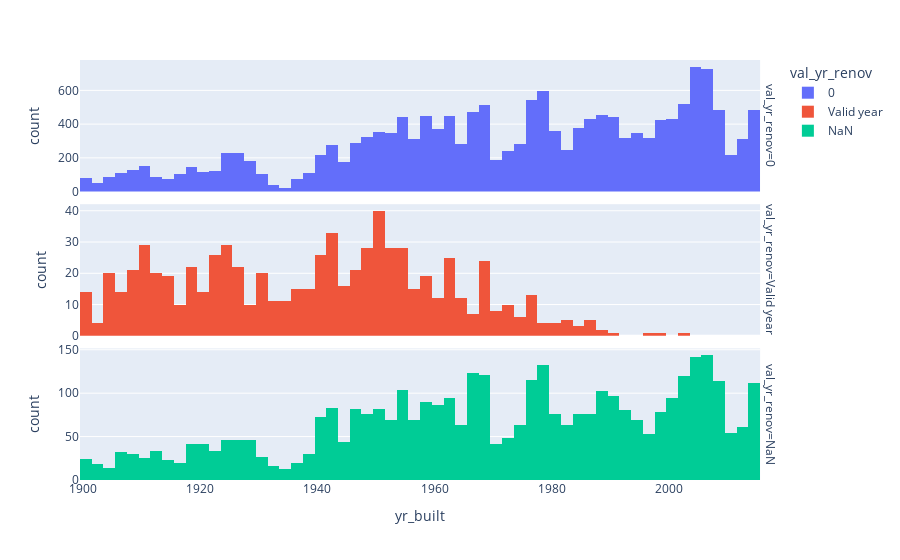

This figure's notebook cell:
### Markdown cell above
##### Clean yr_renovated

### Code cell
### Function to differentiate btween 0, NaN and valid year values
df_hs.yr_renovated.sort_values().unique()
def group_year(x): 
    if pd.isna(x):
        return "NaN"
    elif x == 0:
        return "0"
    else:
        return "Valid year"

### Copy the dataframe
df_hs_2 = df_hs

### Create a column which defines wether yr_renovated has a NaN value, a 0 value or a valid year
df_hs_2["val_yr_renov"] = df_hs.yr_renovated.apply(group_year)

### Plot a histogram for each of the class to determine, wether 0 and NaN depend on the year the house was built
fig = px.histogram(df_hs_2, x = "yr_built", 
                    facet_row = "val_yr_renov",
                    color = "val_yr_renov")
fig.update_yaxes(matches=None)
fig.show()

del df_hs_2
del group_year

### Assign a NaN to yr_renovated where it is 0
df_hs.yr_renovated = df_hs.yr_renovated.replace(0, np.nan, inplace = False)

### As String - creates 'nan' instead of nan
df_hs.yr_renovated = df_hs.yr_renovated.astype("str").str.replace(".0", "", regex = False)

### cast 'nan' back to nan
df_hs.yr_renovated = df_hs.yr_renovated.replace("nan", np.nan)

### cast back to float. Int does not include the NaN
df_hs.yr_renovated = df_hs.yr_renovated.astype("float")

### Figure 1 — Plotly figure (JSON) as saved in the notebook; plotly's stock layout.template omitted (floating-point values rounded to 4 significant figures; data arrays with more than 128 entries replaced by an {"elided": "..."} marker saying what was removed)
{"data": [{"alignmentgroup": "True", "bingroup": "x", "hovertemplate": "val_yr_renov=0<br>yr_built=%{x}<br>count=%{y}<extra></extra>", "legendgroup": "0", "marker": {"color": "#636efa", "pattern": {"shape": ""}}, "name": "0", "offsetgroup": "0", "orientation": "v", "showlegend": true, "type": "histogram", "x": {"elided": "17005 int values"}, "xaxis": "x3", "yaxis": "y3"}, {"alignmentgroup": "True", "bingroup": "x", "hovertemplate": "val_yr_renov=Valid year<br>yr_built=%{x}<br>count=%{y}<extra></extra>", "legendgroup": "Valid year", "marker": {"color": "#EF553B", "pattern": {"shape": ""}}, "name": "Valid year", "offsetgroup": "Valid year", "orientation": "v", "showlegend": true, "type": "histogram", "x": {"elided": "744 int values"}, "xaxis": "x2", "yaxis": "y2"}, {"alignmentgroup": "True", "bingroup": "x", "hovertemplate": "val_yr_renov=NaN<br>yr_built=%{x}<br>count=%{y}<extra></extra>", "legendgroup": "NaN", "marker": {"color": "#00cc96", "pattern": {"shape": ""}}, "name": "NaN", "offsetgroup": "NaN", "orientation": "v", "showlegend": true, "type": "histogram", "x": {"elided": "3848 int values"}, "xaxis": "x", "yaxis": "y"}], "layout": {"annotations": [{"font": {}, "showarrow": false, "text": "val_yr_renov=NaN", "textangle": 90, "x": 0.98, "xanchor": "left", "xref": "paper", "y": 0.1567, "yanchor": "middle", "yref": "paper"}, {"font": {}, "showarrow": false, "text": "val_yr_renov=Valid year", "textangle": 90, "x": 0.98, "xanchor": "left", "xref": "paper", "y": 0.5, "yanchor": "middle", "yref": "paper"}, {"font": {}, "showarrow": false, "text": "val_yr_renov=0", "textangle": 90, "x": 0.98, "xanchor": "left", "xref": "paper", "y": 0.8433, "yanchor": "middle", "yref": "paper"}], "barmode": "relative", "legend": {"title": {"text": "val_yr_renov"}, "tracegroupgap": 0}, "margin": {"t": 60}, "xaxis": {"anchor": "y", "domain": [0, 0.98], "title": {"text": "yr_built"}}, "xaxis2": {"anchor": "y2", "domain": [0, 0.98], "matches": "x", "showticklabels": false}, "xaxis3": {"anchor": "y3", "domain": [0, 0.98], "matches": "x", "showticklabels": false}, "yaxis": {"anchor": "x", "domain": [0, 0.3133], "title": {"text": "count"}}, "yaxis2": {"anchor": "x2", "domain": [0.3433, 0.6567], "title": {"text": "count"}}, "yaxis3": {"anchor": "x3", "domain": [0.6867, 1.0], "title": {"text": "count"}}}}
